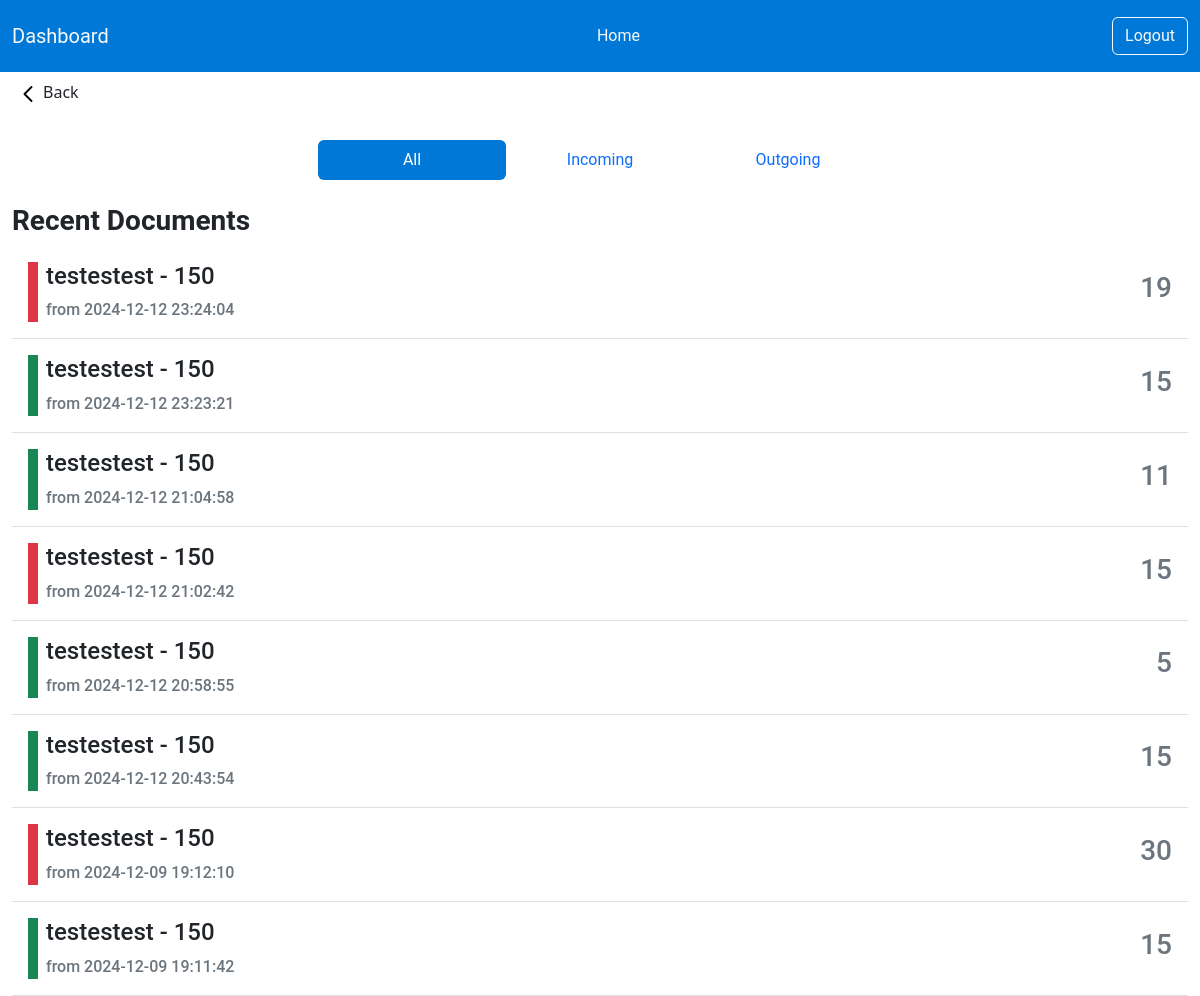
Page /admin/documents.php (signed in) on the earlier database version.
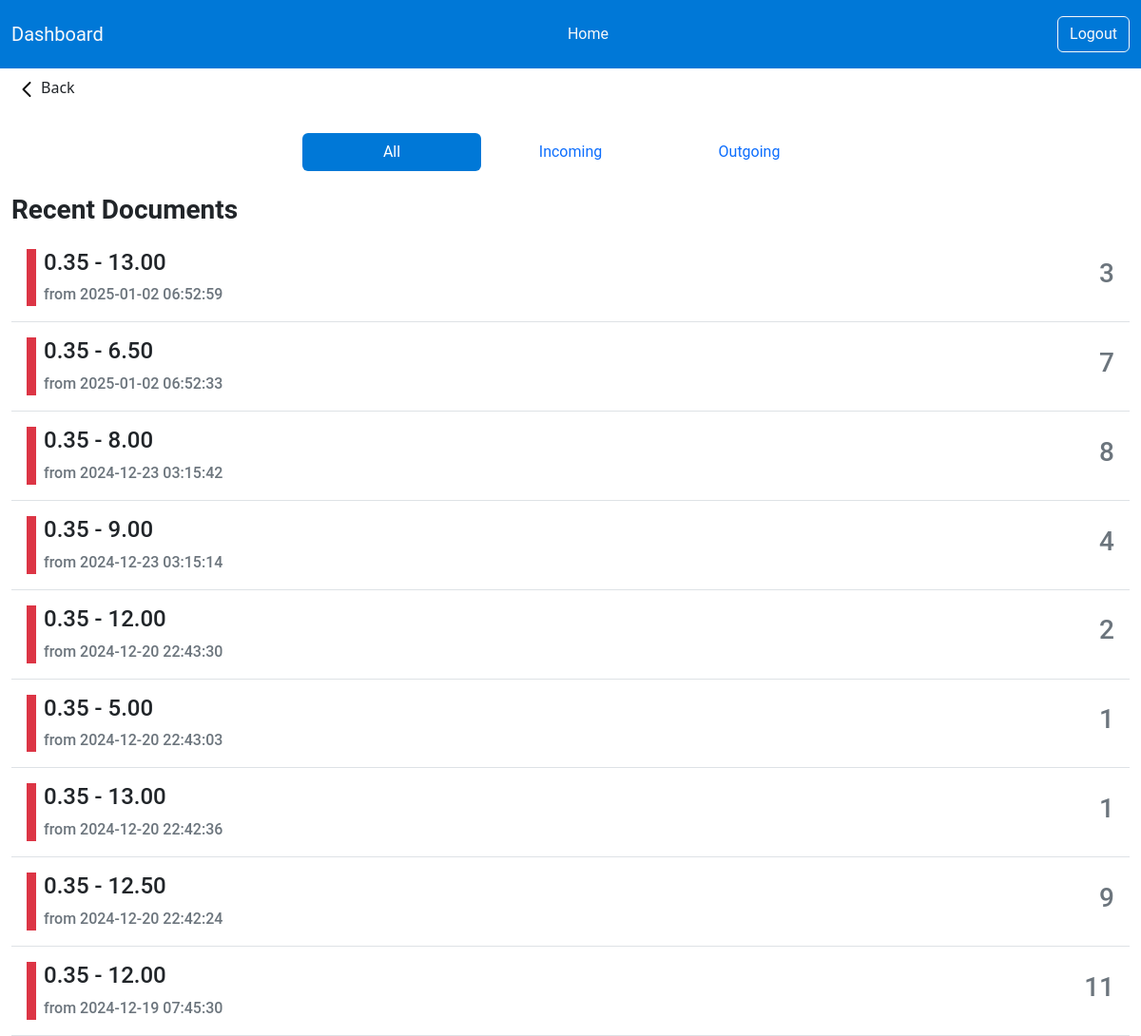
Same page on the later database version.
### tables this page shows
CREATE TABLE `transactions` (
  `id` int(11) NOT NULL,
  `product_id` int(11) NOT NULL,
  `type` enum('incoming','outgoing') NOT NULL,
  `quantity` int(11) NOT NULL,
  `date` datetime DEFAULT current_timestamp()
);

CREATE TABLE `products` (
  `id` int(11) NOT NULL,
  `name` varchar(100) NOT NULL,
  `length` varchar(15) NOT NULL,
  `category_id` int(11) NOT NULL
);

### admin/documents.php (the view, shortened to what this page needs)
<?php include_once('includes/header.php');
$sql_orders = "SELECT *, `transactions`.`id` AS `transactions_id`
               FROM `transactions`
               INNER JOIN `products` ON `transactions`.`product_id` = `products`.`id`";
$sql_orders .= " ORDER BY `transactions`.`date` DESC";
$stm_orders = $pdo->prepare($sql_orders);
$stm_orders->execute();
$orders = $stm_orders->fetchAll(PDO::FETCH_ASSOC);
?>
<a href="index.php" class="btn btn-transparent d-flex-inline justify-content-start align-items-center"><img src="./assets/icons/back.svg" alt="">Back</a>
<div class="container-fluid mt-4">
    <div class="m-4">
        <ul class="nav nav-pills nav-justified col-12 col-md-6 m-auto">
            <li class="nav-item">
                <a class="nav-link <?= !isset($_GET['type']) || $_GET['type'] === 'all' ? 'active bg-primary' : '' ?>" href="?type=all">All</a>
            </li>
            <li class="nav-item">
                <a class="nav-link <?= isset($_GET['type']) && $_GET['type'] === 'incoming' ? 'active bg-primary' : '' ?>" href="?type=incoming">Incoming</a>
            </li>
            <li class="nav-item">
                <a class="nav-link <?= isset($_GET['type']) && $_GET['type'] === 'outgoing' ? 'active bg-primary' : '' ?>" href="?type=outgoing">Outgoing</a>
            </li>
        </ul>
    </div>
    <div class="text-start">
        <h3 class="fw-bold">Recent Documents</h3>
    </div>
    <div class="col-12">
        <?php foreach ($orders as $order) : ?>
            <div class="card bg-white border-0 rounded-0 border-bottom">
                <div class="card-body d-flex justify-content-between">
                    <div class="d-flex">
                        <span class="w-10 h-100 bg-<?= htmlspecialchars($order['type']) === 'incoming' ? 'success' : 'danger' ?>"></span>
                        <div class="ms-2">
                                <h4><?= $order['name'] ?> - <?= $order['length'] ?></h4>
                            <p class="card-text text-secondary mb-0 fw-medium">from <?= $order['date'] ?></p>
                        </div>
                    </div>
                    <div class="d-flex justify-content-center align-items-center">
                        <h3 class="text-secondary"><?= $order['quantity'] ?></h3>
                    </div>
                </div>
            </div>
        <?php endforeach; ?>
    </div>
</div>
</body>
</html>

Differences in the rows shown:
removed transactions: product.name "testestest", product.length "150", date "2024-12-12 23:24:04", quantity "19"
removed transactions: product.name "testestest", product.length "150", date "2024-12-12 23:23:21", quantity "15"
removed transactions: product.name "testestest", product.length "150", date "2024-12-12 21:04:58", quantity "11"
removed transactions: product.name "testestest", product.length "150", date "2024-12-12 21:02:42", quantity "15"
removed transactions: product.name "testestest", product.length "150", date "2024-12-12 20:58:55", quantity "5"
removed transactions: product.name "testestest", product.length "150", date "2024-12-12 20:43:54", quantity "15"
removed transactions: product.name "testestest", product.length "150", date "2024-12-09 19:12:10", quantity "30"
removed transactions: product.name "testestest", product.length "150", date "2024-12-09 19:11:42", quantity "15"
added transactions: product.name "0.35", product.length "13.00", date "2025-01-02 06:52:59", quantity "3"
added transactions: product.name "0.35", product.length "6.50", date "2025-01-02 06:52:33", quantity "7"
added transactions: product.name "0.35", product.length "8.00", date "2024-12-23 03:15:42", quantity "8"
added transactions: product.name "0.35", product.length "9.00", date "2024-12-23 03:15:14", quantity "4"
added transactions: product.name "0.35", product.length "12.00", date "2024-12-20 22:43:30", quantity "2"
added transactions: product.name "0.35", product.length "5.00", date "2024-12-20 22:43:03", quantity "1"
added transactions: product.name "0.35", product.length "13.00", date "2024-12-20 22:42:36", quantity "1"
added transactions: product.name "0.35", product.length "12.50", date "2024-12-20 22:42:24", quantity "9"
added transactions: product.name "0.35", product.length "12.00", date "2024-12-19 07:45:30", quantity "11"
